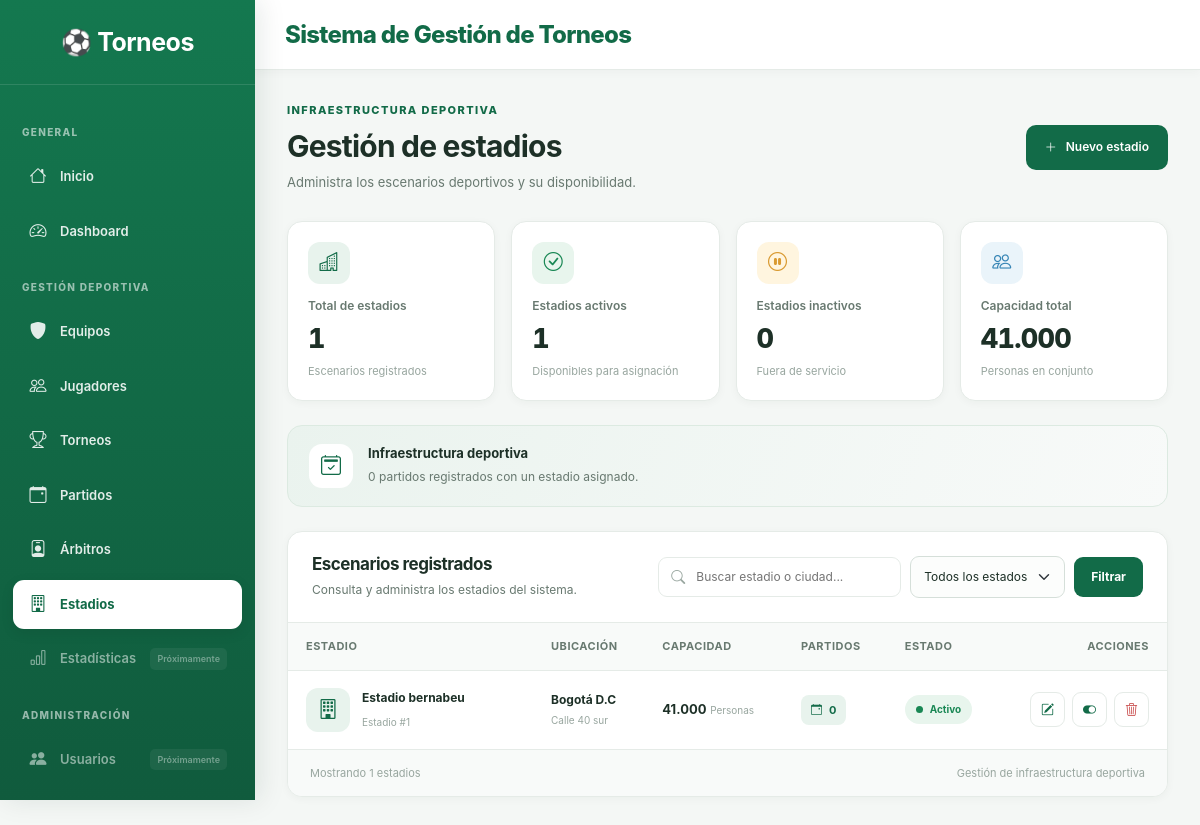
The page /estadios/ on the database its author committed.
### app/models/estadio.py (models this page shows, shortened)
class Estadio(db.Model):
    __tablename__ = "estadios"
    id = db.Column(db.Integer, primary_key=True)
    nombre = db.Column(
        db.String(100),
        nullable=False
    )
    ciudad = db.Column(
        db.String(100),
        nullable=False
    )
    direccion = db.Column(
        db.String(200)
    )
    capacidad = db.Column(
        db.Integer,
        nullable=False
    )
    estado = db.Column(
        db.Boolean,
        default=True
    )
    partidos = db.relationship(
        "Partido",
        back_populates="estadio"
    )

### app/estadios/routes.py (the view, shortened to what this page needs)
@estadios_bp.route("/")
def index():
    busqueda = request.args.get("q", "").strip()
    filtro_estado = request.args.get("estado", "")
    consulta = Estadio.query
    if filtro_estado == "activo":
        consulta = consulta.filter_by(estado=True)
    elif filtro_estado == "inactivo":
        consulta = consulta.filter_by(estado=False)
    estadios = consulta.order_by(Estadio.nombre.asc()).all()
    total_estadios = Estadio.query.count()
    estadios_activos = Estadio.query.filter_by(estado=True).count()
    estadios_inactivos = Estadio.query.filter_by(estado=False).count()
    total_capacidad = db.session.query(
        func.coalesce(func.sum(Estadio.capacidad), 0)
    ).scalar()
    total_partidos = Partido.query.filter(
        Partido.estadio_id.isnot(None)
    ).count()
    return render_template(
        "estadios/index.html",
        estadios=estadios,
        busqueda=busqueda,
        filtro_estado=filtro_estado,
        total_estadios=total_estadios,
        estadios_activos=estadios_activos,
        estadios_inactivos=estadios_inactivos,
        total_capacidad=total_capacidad,
        total_partidos=total_partidos
    )

### app/templates/estadios/index.html (shortened to what this page needs)
{% extends "base.html" %}
{% block content %}
<div class="module-page">
    <div class="module-header">
        <div>
            <span class="module-eyebrow">INFRAESTRUCTURA DEPORTIVA</span>
            <h1>Gestión de estadios</h1>
            <p>Administra los escenarios deportivos y su disponibilidad.</p>
        </div>
        <a href="{{ url_for('estadios.nuevo') }}" class="module-primary-btn">
            <i class="bi bi-plus-lg"></i>
            Nuevo estadio
        </a>
    </div>
    <div class="row g-3 mb-4">
        <div class="col-12 col-sm-6 col-xl-3">
            <div class="premium-stat-card">
                <div class="premium-stat-icon">
                    <i class="bi bi-buildings"></i>
                </div>
                <span>Total de estadios</span>
                <strong>{{ total_estadios }}</strong>
                <small>Escenarios registrados</small>
            </div>
        </div>
        <div class="col-12 col-sm-6 col-xl-3">
            <div class="premium-stat-card">
                <div class="premium-stat-icon success">
                    <i class="bi bi-check-circle"></i>
                </div>
                <span>Estadios activos</span>
                <strong>{{ estadios_activos }}</strong>
                <small>Disponibles para asignación</small>
            </div>
        </div>
        <div class="col-12 col-sm-6 col-xl-3">
            <div class="premium-stat-card">
                <div class="premium-stat-icon warning">
                    <i class="bi bi-pause-circle"></i>
                </div>
                <span>Estadios inactivos</span>
                <strong>{{ estadios_inactivos }}</strong>
                <small>Fuera de servicio</small>
            </div>
        </div>
        <div class="col-12 col-sm-6 col-xl-3">
            <div class="premium-stat-card">
                <div class="premium-stat-icon info">
                    <i class="bi bi-people"></i>
                </div>
                <span>Capacidad total</span>
                <strong>{{ "{:,.0f}".format(total_capacidad).replace(",", ".") }}</strong>
                <small>Personas en conjunto</small>
            </div>
        </div>
    </div>
    <div class="premium-info-banner mb-4">
        <div class="premium-info-banner-icon">
            <i class="bi bi-calendar2-check"></i>
        </div>
        <div>
            <strong>Infraestructura deportiva</strong>
            <p>{{ total_partidos }} partidos registrados con un estadio asignado.</p>
        </div>
    </div>
    <div class="premium-table-card">
        <div class="premium-table-toolbar">
            <div>
                <h3>Escenarios registrados</h3>
                <p>Consulta y administra los estadios del sistema.</p>
            </div>
            <form method="GET" class="premium-filter-form">
                <div class="premium-search-box">
                    <input
                        type="search"
                        name="q"
                        placeholder="Buscar estadio o ciudad..."
                        value="{{ busqueda }}"
                    >
                </div>
                <select name="estado" class="form-select premium-input">
                    <option value="">Todos los estados</option>
                </select>
                <button type="submit" class="btn premium-filter-btn">
                    Filtrar
                </button>
            </form>
        </div>
        <div class="table-responsive">
            <table class="premium-table">
                <thead>
                    <tr>
                        <th>ESTADIO</th>
                        <th>UBICACIÓN</th>
                        <th>CAPACIDAD</th>
                        <th>PARTIDOS</th>
                        <th>ESTADO</th>
                        <th class="text-end">ACCIONES</th>
                    </tr>
                </thead>
                <tbody>
                    {% for estadio in estadios %}
                    <tr>
                        <td>
                            <div class="premium-entity-cell">
                                <div class="premium-entity-avatar stadium-avatar">
                                    <i class="bi bi-building"></i>
                                </div>
                                <div>
                                    <strong>{{ estadio.nombre }}</strong>
                                    <small>Estadio #{{ estadio.id }}</small>
                                </div>
                            </div>
                        </td>
                        <td>
                            <div class="stadium-location">
                                <strong>{{ estadio.ciudad }}</strong>
                                <small>{{ estadio.direccion or "Dirección no registrada" }}</small>
                            </div>
                        </td>
                        <td>
                            <strong>{{ "{:,.0f}".format(estadio.capacidad).replace(",", ".") }}</strong>
                            <small class="stadium-subtext">Personas</small>
                        </td>
                        <td>
                            <span class="stadium-match-count">
                                <i class="bi bi-calendar-event"></i>
                                {{ estadio.partidos|length }}
                            </span>
                        </td>
                        <td>
                            {% if estadio.estado %}
                                <span class="premium-status-badge status-active">
                                    <span></span> Activo
                                </span>
                            {% else %}
                                <span class="premium-status-badge status-inactive">
                                    <span></span> Inactivo
                                </span>
                            {% endif %}
                        </td>
                        <td>
                            <div class="stadium-actions">
                                <a
                                    href="{{ url_for('estadios.editar', id=estadio.id) }}"
                                    class="premium-action-btn"
                                    title="Editar estadio"
                                >
                                    <i class="bi bi-pencil-square"></i>
                                </a>
                                <form
                                    method="POST"
                                    action="{{ url_for('estadios.cambiar_estado', id=estadio.id) }}"
                                >
                                    <button
                                        type="submit"
                                        class="premium-action-btn"
                                        title="{{ 'Desactivar' if estadio.estado else 'Activar' }}"
                                    >
                                        <i class="bi {{ 'bi-toggle-on' if estadio.estado else 'bi-toggle-off' }}"></i>
                                    </button>
                                </form>
                                {% if not estadio.partidos %}
                                <form
                                    method="POST"
                                    action="{{ url_for('estadios.eliminar', id=estadio.id) }}"
                                    class="delete-form"
                                    data-name="{{ estadio.nombre }}"
                                >
                                    <button
                                        type="submit"
                                        class="premium-action-btn danger"
                                        title="Eliminar estadio"
                                    >
                                        <i class="bi bi-trash3"></i>
                                    </button>
                                </form>
                                {% endif %}
                            </div>
                        </td>
                    </tr>
                    {% endfor %}
                </tbody>
            </table>
        </div>
        <div class="premium-table-footer">
            <span>Mostrando {{ estadios|length }} estadios</span>
            <span>Gestión de infraestructura deportiva</span>
        </div>
    </div>
</div>
{% endblock %}

### app/static/css/variables.css (style rules this page uses)
:root { --primary: #126B48; --primary-dark: #0B4934; --primary-light: #E8F3ED; --primary-accent: #28A477; --background: #F4F7F5; --surface: #FFFFFF; --surface-secondary: #F8FAF9; --text-primary: #1D3027; --text-secondary: #687970; --text-muted: #98A69F; --text-white: #FFFFFF; --border: #E5EBE7; --border-strong: #D5DFD9; --success: #198754; --success-light: #E8F5ED; --warning: #D99A32; --warning-light: #FFF5DF; --danger: #C94C4C; --danger-light: #FCECEC; --info: #3685B5; --info-light: #EAF4FA; --font-primary: "Inter", "Segoe UI", Arial, sans-serif; --font-size-xs: 11px; --font-size-sm: 13px; --font-size-md: 14px; --font-size-lg: 17px; --font-size-xl: 22px; --font-size-2xl: 30px; --spacing-xs: 4px; --spacing-sm: 8px; --spacing-md: 16px; --spacing-lg: 24px; --spacing-xl: 32px; --spacing-2xl: 40px; --radius-sm: 7px; --radius-md: 11px; --radius-lg: 15px; --radius-xl: 20px; --radius-full: 999px; --shadow-sm: 0 2px 8px rgba(20, 50, 35, .04); --shadow-md: 0 6px 18px rgba(20, 50, 35, .06); --shadow-lg: 0 14px 35px rgba(20, 50, 35, .09); --transition-fast: .15s ease; --transition-normal: .25s ease; --transition-slow: .35s ease; --sidebar-width: 255px; --navbar-height: 70px; }

### app/static/css/base.css (style rules this page uses)
* { box-sizing: border-box; }
html { scroll-behavior: smooth; }
body { margin: 0; min-height: 100vh; background: var(--background); color: var(--text-primary); font-family: var(--font-primary); font-size: var(--font-size-md); -webkit-font-smoothing: antialiased; -moz-osx-font-smoothing: grayscale; }
h1, h2, h3, h4, h5, h6 { color: var(--text-primary); font-weight: 700; letter-spacing: -.5px; }
h1 { font-size: var(--font-size-2xl); }
p { color: var(--text-secondary); line-height: 1.7; }
a { color: var(--primary); text-decoration: none; transition: var(--transition-fast); }
button, input, select, textarea { font: inherit; }

### app/static/css/forms.css (style rules this page uses)
.premium-input { min-height: 46px; padding: 11px 13px; border: 1px solid var(--border-strong); border-radius: 9px; background-color: #FCFDFC; color: var(--text-primary); font-size: 12px; box-shadow: none; transition: var(--transition-fast); }

### rows shown on the page
Estadio: nombre "Estadio bernabeu", id "1", ciudad "Bogotá D.C", direccion "Calle 40 sur", capacidad "41.000", partidos|length "0", estado True (drawn)

### other values the page prints
{{ total_estadios }} "1"
{{ estadios_activos }} "1"
{{ estadios_inactivos }} "0"
{{ "{:,.0f}".format(total_capacidad).replace(",", ".") }} "41.000"
{{ total_partidos }} "0"
{{ estadios|length }} "1"
